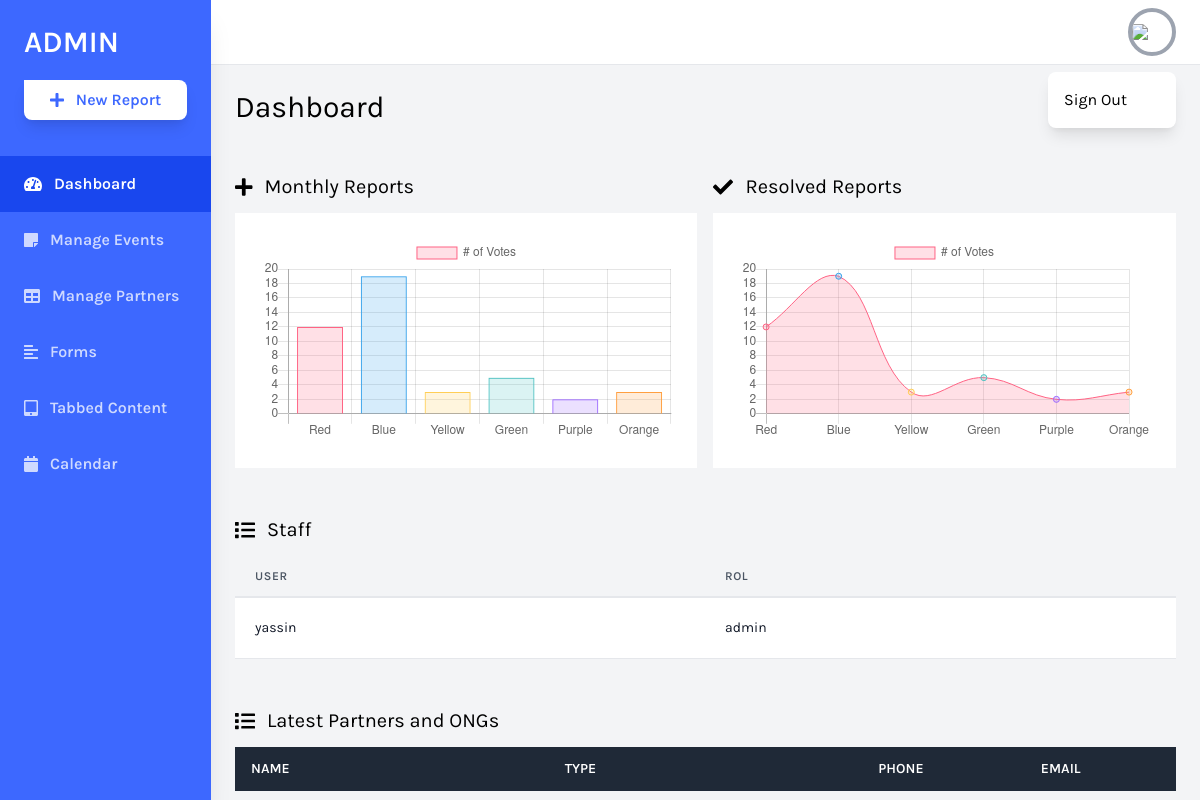
Before: /daskboard/index.php (signed in) with the older database file.
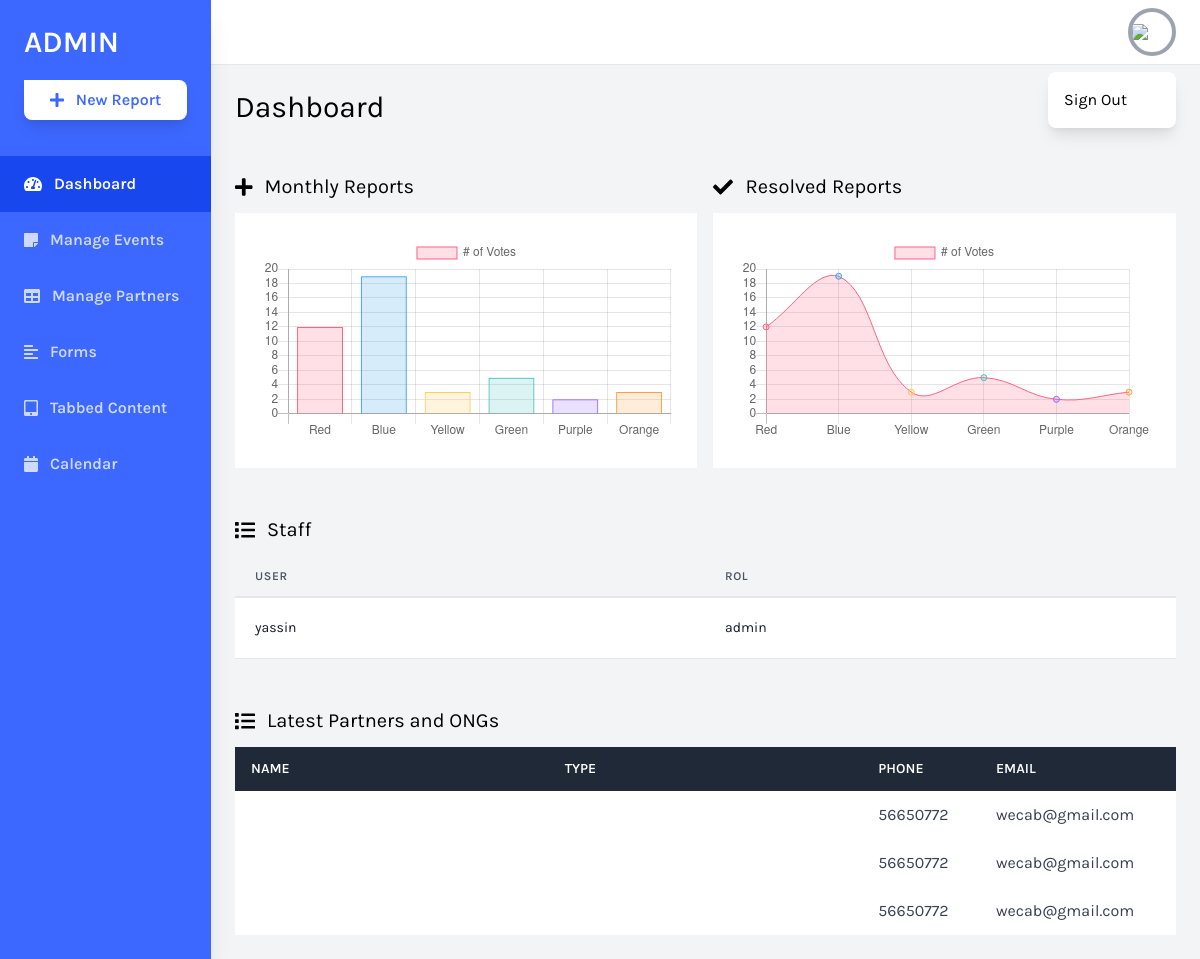
After: the same page with the newer database file.
### tables this page shows
CREATE TABLE `utilisateur` (
  `ID` int(11) NOT NULL,
  `role` varchar(20) NOT NULL,
  `Nom` varchar(20) NOT NULL,
  `username` varchar(20) NOT NULL,
  `Email` varchar(100) NOT NULL,
  `password` varchar(250) NOT NULL,
  `adresse` varchar(50) NOT NULL,
  `tel` varchar(8) NOT NULL
);

CREATE TABLE `partenaires` (
  `IDpartenaire` int(11) NOT NULL,
  `firstname` varchar(20) NOT NULL,
  `lastname` varchar(20) NOT NULL,
  `role` varchar(30) NOT NULL,
  `email` varchar(30) NOT NULL,
  `password` varchar(30) NOT NULL,
  `username` varchar(30) NOT NULL,
  `vertical` varchar(30) NOT NULL,
  `businessName` varchar(100) NOT NULL,
  `location` varchar(30) NOT NULL,
  `tel` varchar(30) NOT NULL,
  `statue` enum('P','A','D') NOT NULL DEFAULT 'P',
  `dateapplication` timestamp NOT NULL DEFAULT current_timestamp() ON UPDATE current_timestamp(),
  `message` text NOT NULL,
  `typepartenaire` varchar(30) NOT NULL
);

### daskboard/index.php (the view, shortened to what the changed rows need)
<?php
    include "conn.php";
    $req1 = "select * from utilisateur where role = 'admin'";
    $res1 = mysqli_query($conn, $req1);
    $req2 = "select * from partenaires where statue = 'A' ";
    $res2 = mysqli_query($conn, $req2);
    if(isset($_SESSION['Nom']) && isset($_SESSION['id'])){
?>
<!DOCTYPE html>
<html lang="en">
<head>
    <link href="https://cdnjs.cloudflare.com/ajax/libs/tailwindcss/2.2.19/tailwind.min.css" rel="stylesheet">
</head>
<body class="bg-gray-100 font-family-karla flex">
    <div class="w-full flex flex-col h-screen overflow-y-hidden">
        <div class="w-full overflow-x-hidden border-t flex flex-col">
            <main class="w-full flex-grow p-6">
                <h1 class="text-3xl text-black pb-6">Dashboard</h1>
                <div class="w-full mt-12">
                    <div class="bg-white overflow-auto">
                        <table class="min-w-full leading-normal">
                            <thead>
                                <tr>
                                    <th
                                        class="px-5 py-3 border-b-2 border-gray-200 bg-gray-100 text-left text-xs font-semibold text-gray-600 uppercase tracking-wider">
                                        User
                                    </th>
                                    <th
                                        class="px-5 py-3 border-b-2 border-gray-200 bg-gray-100 text-left text-xs font-semibold text-gray-600 uppercase tracking-wider">
                                        Rol
                                    </th>
                                </tr>
                            </thead>
                            <tbody>
                                <?php
                                while($row=mysqli_fetch_assoc($res1)) {
                                    echo('<tr>
                                    <td class="px-5 py-5 border-b border-gray-200 bg-white text-sm">
                                        <div class="flex items-center">
                                            <div class="">
                                                <p class="text-gray-900 whitespace-no-wrap">'
                                                    .$row["Nom"].'
                                                </p>
                                            </div>
                                        </div>
                                    </td>
                                    <td class="px-5 py-5 border-b border-gray-200 bg-white text-sm">
                                        <p class="text-gray-900 whitespace-no-wrap">'
                                                    .$row["role"].'</p>
                                    </td>
                                </tr>');
                                }
                                ?>
                            </tbody>
                        </table>
                    </div>
                </div>
                <div class="w-full mt-12">
                    <div class="bg-white overflow-auto">
                        <table class="min-w-full bg-white">
                            <thead class="bg-gray-800 text-white">
                                <tr>
                                    <th class="w-1/3 text-left py-3 px-4 uppercase font-semibold text-sm">Name</th>
                                    <th class="w-1/3 text-left py-3 px-4 uppercase font-semibold text-sm">TYPE</th>
                                    <th class="text-left py-3 px-4 uppercase font-semibold text-sm">Phone</th>
                                    <th class="text-left py-3 px-4 uppercase font-semibold text-sm">Email</th>
                                </tr>
                            </thead>
                            <tbody class="text-gray-700">
                                <?php
                                while($row2=mysqli_fetch_assoc($res2)) {
                                    echo('<tr>
                                    <td class="w-1/3 text-left py-3 px-4">'.$row2['username'].'</td>
                                    <td class="w-1/3 text-left py-3 px-4">'.$row2['typepartenaire'].'</td>
                                    <td class="text-left py-3 px-4"><a class="hover:text-blue-500"
                                            href="tel:622322662">'.$row2['tel'].'</a></td>
                                    <td class="text-left py-3 px-4"><a class="hover:text-blue-500"
                                            href="mailto:jonsmith@mail.com">'.$row2['email'].'</a></td>
                                </tr>');
                                }
                                ?>
                            </tbody>
                        </table>
                    </div>
                </div>
            </main>
        </div>
    </div>
</body>
</html>
<?php
    }else {
        header("Location: login.html");
    }
?>

Changed rows visible on the page:
now on this page (row edited): partenaires: tel "56650772", email "wecab@gmail.com"
added partenaires: tel "56650772", email "wecab@gmail.com"
added partenaires: tel "56650772", email "wecab@gmail.com"
